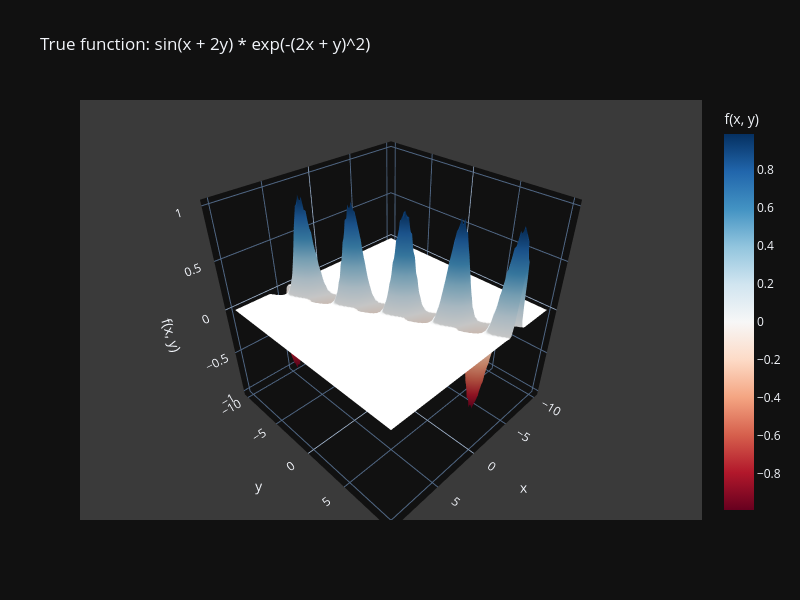

The cell this chart's notebook holds for it:
### Code cell
# --------------------
# 3. Target actual function
# --------------------

# The gaussian factor exp(-(2x + y)^2) keeps the signal only inside a narrow
# diagonal strip, everywhere else the function is almost zero.
# That strip is exactly what the network has to learn from random points.

grid_pts = np.linspace(COORD_RANGE[0], COORD_RANGE[1], 100)
gx, gy = np.meshgrid(grid_pts, grid_pts)
gz = target_func(gx, gy)

fig = go.Figure(data=go.Surface(
    x=grid_pts, y=grid_pts, z=gz,
    colorscale='RdBu', cmid=0, colorbar_title='f(x, y)'))

fig.update_layout(
    title='True function: sin(x + 2y) * exp(-(2x + y)^2)',
    scene=dict(xaxis_title='x', yaxis_title='y', zaxis_title='f(x, y)', bgcolor='rgb(58, 58, 58)'),
    width=800, height=600)

fig.show()

### Figure 1 — Plotly figure (JSON) as saved in the notebook; plotly's stock layout.template omitted (floating-point values rounded to 4 significant figures; data arrays with more than 128 entries replaced by an {"elided": "..."} marker saying what was removed)
{"data": [{"cmid": 0, "colorbar": {"title": {"text": "f(x, y)"}}, "colorscale": [[0.0, "rgb(103,0,31)"], [0.1, "rgb(178,24,43)"], [0.2, "rgb(214,96,77)"], [0.3, "rgb(244,165,130)"], [0.4, "rgb(253,219,199)"], [0.5, "rgb(247,247,247)"], [0.6, "rgb(209,229,240)"], [0.7, "rgb(146,197,222)"], [0.8, "rgb(67,147,195)"], [0.9, "rgb(33,102,172)"], [1.0, "rgb(5,48,97)"]], "x": [-10.0, -9.798, -9.596, -9.394, -9.192, -8.99, -8.788, -8.586, -8.384, -8.182, -7.98, -7.778, -7.576, -7.374, -7.172, -6.97, -6.768, -6.566, -6.364, -6.162, -5.96, -5.758, -5.556, -5.354, -5.152, -4.949, -4.747, -4.545, -4.343, -4.141, -3.939, -3.737, -3.535, -3.333, -3.131, -2.929, -2.727, -2.525, -2.323, -2.121, -1.919, -1.717, -1.515, -1.313, -1.111, -0.9091, -0.7071, -0.5051, -0.303, -0.101, 0.101, 0.303, 0.5051, 0.7071, 0.9091, 1.111, 1.313, 1.515, 1.717, 1.919, 2.121, 2.323, 2.525, 2.727, 2.929, 3.131, 3.333, 3.535, 3.737, 3.939, 4.141, 4.343, 4.545, 4.747, 4.949, 5.152, 5.354, 5.556, 5.758, 5.96, 6.162, 6.364, 6.566, 6.768, 6.97, 7.172, 7.374, 7.576, 7.778, 7.98, 8.182, 8.384, 8.586, 8.788, 8.99, 9.192, 9.394, 9.596, 9.798, 10.0], "y": [-10.0, -9.798, -9.596, -9.394, -9.192, -8.99, -8.788, -8.586, -8.384, -8.182, -7.98, -7.778, -7.576, -7.374, -7.172, -6.97, -6.768, -6.566, -6.364, -6.162, -5.96, -5.758, -5.556, -5.354, -5.152, -4.949, -4.747, -4.545, -4.343, -4.141, -3.939, -3.737, -3.535, -3.333, -3.131, -2.929, -2.727, -2.525, -2.323, -2.121, -1.919, -1.717, -1.515, -1.313, -1.111, -0.9091, -0.7071, -0.5051, -0.303, -0.101, 0.101, 0.303, 0.5051, 0.7071, 0.9091, 1.111, 1.313, 1.515, 1.717, 1.919, 2.121, 2.323, 2.525, 2.727, 2.929, 3.131, 3.333, 3.535, 3.737, 3.939, 4.141, 4.343, 4.545, 4.747, 4.949, 5.152, 5.354, 5.556, 5.758, 5.96, 6.162, 6.364, 6.566, 6.768, 6.97, 7.172, 7.374, 7.576, 7.778, 7.98, 8.182, 8.384, 8.586, 8.788, 8.99, 9.192, 9.394, 9.596, 9.798, 10.0], "z": {"elided": "100x100 float values"}, "type": "surface"}], "layout": {"scene": {"xaxis": {"title": {"text": "x"}}, "yaxis": {"title": {"text": "y"}}, "zaxis": {"title": {"text": "f(x, y)"}}, "bgcolor": "rgb(58, 58, 58)"}, "title": {"text": "True function: sin(x + 2y) * exp(-(2x + y)^2)"}, "width": 800, "height": 600}}
